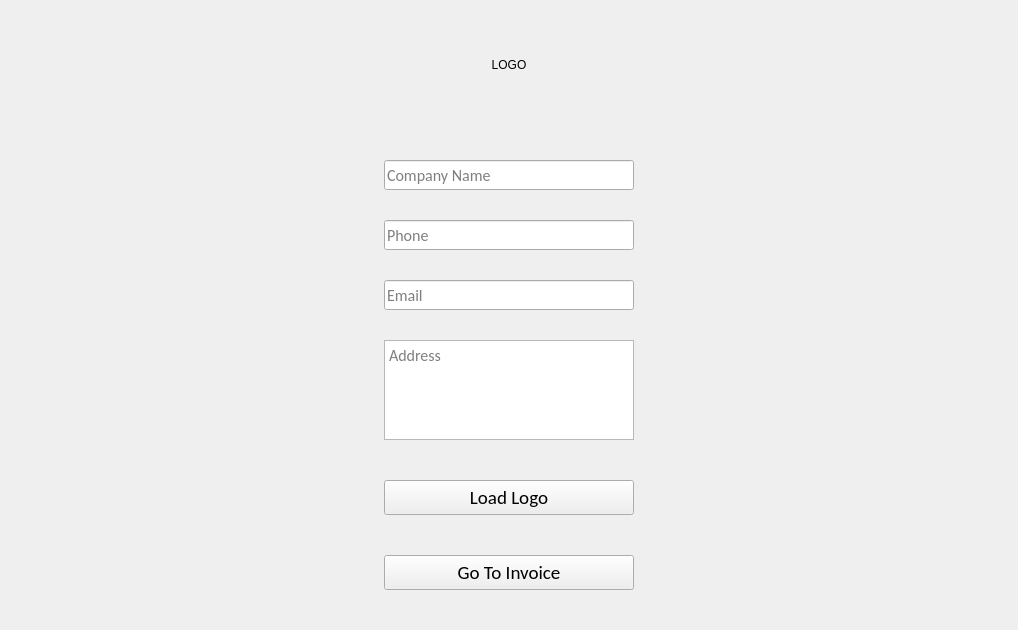
      <widget class="QWidget" name="page">
       <layout class="QGridLayout" name="gridLayout_2" rowstretch="0,0">
        <property name="leftMargin">
         <number>0</number>
        </property>
        <property name="topMargin">
         <number>0</number>
        </property>
        <property name="rightMargin">
         <number>0</number>
        </property>
        <property name="bottomMargin">
         <number>0</number>
        </property>
        <property name="spacing">
         <number>0</number>
        </property>
        <item row="1" column="2">
         <spacer name="horizontalSpacer_2">
          <property name="orientation">
           <enum>Qt::Horizontal</enum>
          </property>
          <property name="sizeHint" stdset="0">
           <size>
            <width>384</width>
            <height>20</height>
           </size>
          </property>
         </spacer>
        </item>
        <item row="0" column="1" rowspan="2">
         <widget class="QWidget" name="widget" native="true">
          <property name="minimumSize">
           <size>
            <width>250</width>
            <height>0</height>
           </size>
          </property>
          <property name="maximumSize">
           <size>
            <width>250</width>
            <height>16777215</height>
           </size>
          </property>
          <property name="layoutDirection">
           <enum>Qt::LeftToRight</enum>
          </property>
          <layout class="QGridLayout" name="gridLayout_8">
           <property name="leftMargin">
            <number>0</number>
           </property>
           <property name="topMargin">
            <number>0</number>
           </property>
           <property name="rightMargin">
            <number>0</number>
           </property>
           <property name="bottomMargin">
            <number>0</number>
           </property>
           <property name="spacing">
            <number>0</number>
           </property>
           <item row="0" column="0">
            <spacer name="horizontalSpacer_5">
             <property name="orientation">
              <enum>Qt::Horizontal</enum>
             </property>
             <property name="sizeHint" stdset="0">
              <size>
               <width>57</width>
               <height>20</height>
              </size>
             </property>
            </spacer>
           </item>
           <item row="0" column="1">
            <widget class="QLabel" name="logo">
             <property name="minimumSize">
              <size>
               <width>130</width>
               <height>130</height>
              </size>
             </property>
             <property name="maximumSize">
              <size>
               <width>130</width>
               <height>130</height>
              </size>
             </property>
             <property name="layoutDirection">
              <enum>Qt::LeftToRight</enum>
             </property>
             <property name="text">
              <string>LOGO</string>
             </property>
             <property name="alignment">
              <set>Qt::AlignCenter</set>
             </property>
            </widget>
           </item>
           <item row="0" column="2">
            <spacer name="horizontalSpacer_6">
             <property name="orientation">
              <enum>Qt::Horizontal</enum>
             </property>
             <property name="sizeHint" stdset="0">
              <size>
               <width>57</width>
               <height>20</height>
              </size>
             </property>
            </spacer>
           </item>
           <item row="1" column="0" colspan="3">
            <widget class="QLabel" name="label">
             <property name="minimumSize">
              <size>
               <width>250</width>
               <height>30</height>
              </size>
             </property>
             <property name="maximumSize">
              <size>
               <width>250</width>
               <height>30</height>
              </size>
             </property>
             <property name="font">
              <font>
               <family>Calibri</family>
               <pointsize>9</pointsize>
              </font>
             </property>
             <property name="text">
              <string/>
             </property>
             <property name="alignment">
              <set>Qt::AlignBottom|Qt::AlignLeading|Qt::AlignLeft</set>
             </property>
            </widget>
           </item>
           <item row="2" column="0" colspan="3">
            <widget class="QLineEdit" name="companyName">
             <property name="minimumSize">
              <size>
               <width>250</width>
               <height>30</height>
              </size>
             </property>
             <property name="maximumSize">
              <size>
               <width>250</width>
               <height>30</height>
              </size>
             </property>
             <property name="font">
              <font>
               <family>Calibri</family>
               <pointsize>12</pointsize>
              </font>
             </property>
             <property name="placeholderText">
              <string>Company Name</string>
             </property>
            </widget>
           </item>
           <item row="3" column="0" colspan="3">
            <widget class="QLabel" name="label_2">
             <property name="minimumSize">
              <size>
               <width>250</width>
               <height>30</height>
              </size>
             </property>
             <property name="maximumSize">
              <size>
               <width>250</width>
               <height>30</height>
              </size>
             </property>
             <property name="font">
              <font>
               <family>Calibri</family>
               <pointsize>9</pointsize>
              </font>
             </property>
             <property name="text">
              <string/>
             </property>
             <property name="alignment">
              <set>Qt::AlignBottom|Qt::AlignLeading|Qt::AlignLeft</set>
             </property>
            </widget>
           </item>
           <item row="4" column="0" colspan="3">
            <widget class="QLineEdit" name="phone">
             <property name="minimumSize">
              <size>
               <width>250</width>
               <height>30</height>
              </size>
             </property>
             <property name="maximumSize">
              <size>
               <width>250</width>
               <height>30</height>
              </size>
             </property>
             <property name="font">
              <font>
               <family>Calibri</family>
               <pointsize>12</pointsize>
              </font>
             </property>
             <property name="placeholderText">
              <string>Phone</string>
             </property>
            </widget>
           </item>
           <item row="5" column="0" colspan="3">
            <widget class="QLabel" name="label_3">
             <property name="minimumSize">
              <size>
               <width>250</width>
               <height>30</height>
              </size>
             </property>
             <property name="maximumSize">
              <size>
               <width>250</width>
               <height>30</height>
              </size>
             </property>
             <property name="font">
              <font>
               <family>Calibri</family>
               <pointsize>9</pointsize>
              </font>
             </property>
             <property name="text">
              <string/>
             </property>
             <property name="alignment">
              <set>Qt::AlignBottom|Qt::AlignLeading|Qt::AlignLeft</set>
             </property>
            </widget>
           </item>
           <item row="6" column="0" colspan="3">
            <widget class="QLineEdit" name="email">
             <property name="minimumSize">
              <size>
               <width>250</width>
               <height>30</height>
              </size>
             </property>
             <property name="maximumSize">
              <size>
               <width>250</width>
               <height>30</height>
              </size>
             </property>
             <property name="font">
              <font>
               <family>Calibri</family>
               <pointsize>12</pointsize>
              </font>
             </property>
             <property name="placeholderText">
              <string>Email</string>
             </property>
            </widget>
           </item>
           <item row="7" column="0" colspan="3">
            <widget class="QLabel" name="label_4">
             <property name="minimumSize">
              <size>
               <width>250</width>
               <height>30</height>
              </size>
             </property>
             <property name="maximumSize">
              <size>
               <width>250</width>
               <height>30</height>
              </size>
             </property>
             <property name="font">
              <font>
               <family>Calibri</family>
               <pointsize>9</pointsize>
              </font>
             </property>
             <property name="text">
              <string/>
             </property>
             <property name="alignment">
              <set>Qt::AlignBottom|Qt::AlignLeading|Qt::AlignLeft</set>
             </property>
            </widget>
           </item>
           <item row="8" column="0" colspan="3">
            <widget class="QTextEdit" name="companyAddress">
             <property name="minimumSize">
              <size>
               <width>250</width>
               <height>100</height>
              </size>
             </property>
             <property name="maximumSize">
              <size>
               <width>250</width>
               <height>100</height>
              </size>
             </property>
             <property name="font">
              <font>
               <family>Calibri</family>
               <pointsize>12</pointsize>
              </font>
             </property>
             <property name="html">
              <string>&lt;!DOCTYPE HTML PUBLIC &quot;-//W3C//DTD HTML 4.0//EN&quot; &quot;http://www.w3.org/TR/REC-html40/strict.dtd&quot;&gt;
&lt;html&gt;&lt;head&gt;&lt;meta name=&quot;qrichtext&quot; content=&quot;1&quot; /&gt;&lt;meta charset=&quot;utf-8&quot; /&gt;&lt;style type=&quot;text/css&quot;&gt;
p, li { white-space: pre-wrap; }
hr { height: 1px; border-width: 0; }
li.unchecked::marker { content: &quot;\2610&quot;; }
li.checked::marker { content: &quot;\2612&quot;; }
&lt;/style&gt;&lt;/head&gt;&lt;body style=&quot; font-family:'Calibri'; font-size:12pt; font-weight:400; font-style:normal;&quot;&gt;
&lt;p style=&quot;-qt-paragraph-type:empty; margin-top:0px; margin-bottom:0px; margin-left:0px; margin-right:0px; -qt-block-indent:0; text-indent:0px;&quot;&gt;&lt;br /&gt;&lt;/p&gt;&lt;/body&gt;&lt;/html&gt;</string>
             </property>
             <property name="placeholderText">
              <string>Address</string>
             </property>
            </widget>
           </item>
           <item row="9" column="1">
            <spacer name="verticalSpacer">
             <property name="orientation">
              <enum>Qt::Vertical</enum>
             </property>
             <property name="sizeType">
              <enum>QSizePolicy::Expanding</enum>
             </property>
             <property name="sizeHint" stdset="0">
              <size>
               <width>20</width>
               <height>40</height>
              </size>
             </property>
            </spacer>
           </item>
           <item row="10" column="0" colspan="3">
            <widget class="QPushButton" name="loadLogo">
             <property name="minimumSize">
              <size>
               <width>250</width>
               <height>35</height>
              </size>
             </property>
             <property name="maximumSize">
              <size>
               <width>250</width>
               <height>35</height>
              </size>
             </property>
             <property name="font">
              <font>
               <family>Calibri</family>
               <pointsize>14</pointsize>
              </font>
             </property>
             <property name="text">
              <string>Load Logo</string>
             </property>
            </widget>
           </item>
           <item row="11" column="1">
            <spacer name="verticalSpacer_2">
             <property name="orientation">
              <enum>Qt::Vertical</enum>
             </property>
             <property name="sizeHint" stdset="0">
              <size>
               <width>20</width>
               <height>40</height>
              </size>
             </property>
            </spacer>
           </item>
           <item row="12" column="0" colspan="3">
            <widget class="QPushButton" name="goInvoice">
             <property name="minimumSize">
              <size>
               <width>250</width>
               <height>35</height>
              </size>
             </property>
             <property name="maximumSize">
              <size>
               <width>250</width>
               <height>35</height>
              </size>
             </property>
             <property name="font">
              <font>
               <family>Calibri</family>
               <pointsize>14</pointsize>
              </font>
             </property>
             <property name="text">
              <string>Go To Invoice</string>
             </property>
            </widget>
           </item>
           <item row="13" column="1">
            <spacer name="verticalSpacer_3">
             <property name="orientation">
              <enum>Qt::Vertical</enum>
             </property>
             <property name="sizeHint" stdset="0">
              <size>
               <width>20</width>
               <height>40</height>
              </size>
             </property>
            </spacer>
           </item>
          </layout>
         </widget>
        </item>
        <item row="0" column="0">
         <spacer name="horizontalSpacer">
          <property name="orientation">
           <enum>Qt::Horizontal</enum>
          </property>
          <property name="sizeHint" stdset="0">
           <size>
            <width>384</width>
            <height>20</height>
           </size>
          </property>
         </spacer>
        </item>
       </layout>
      </widget>
